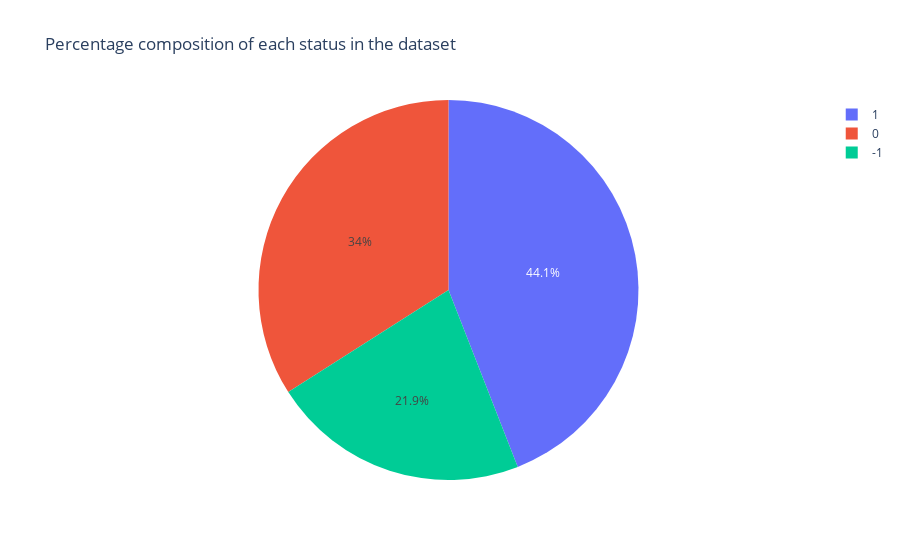

Write notebook code for a chart like this one.
### Code cell
fig = px.pie(df, 
             names='status', 
             title="Percentage composition of each status in the dataset")
fig.show()

### Figure 1 — Plotly figure (JSON) as saved in the notebook; plotly's stock layout.template omitted (floating-point values rounded to 4 significant figures; data arrays with more than 128 entries replaced by an {"elided": "..."} marker saying what was removed)
{"data": [{"domain": {"x": [0, 1], "y": [0, 1]}, "hovertemplate": "status=%{label}<extra></extra>", "labels": {"elided": "199708 int values"}, "legendgroup": "", "name": "", "showlegend": true, "type": "pie"}], "layout": {"legend": {"tracegroupgap": 0}, "title": {"text": "Percentage composition of each status in the dataset"}}}
